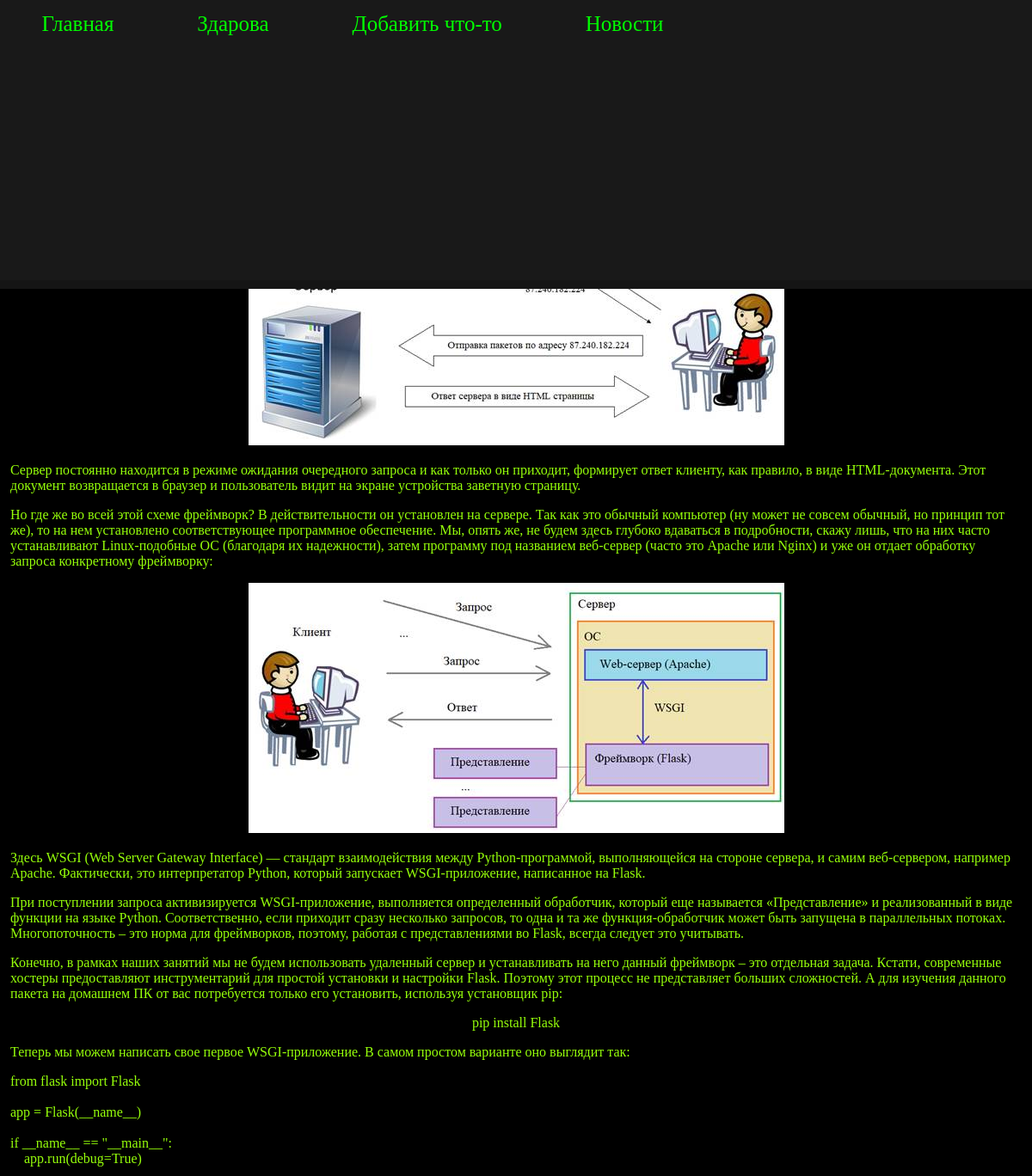
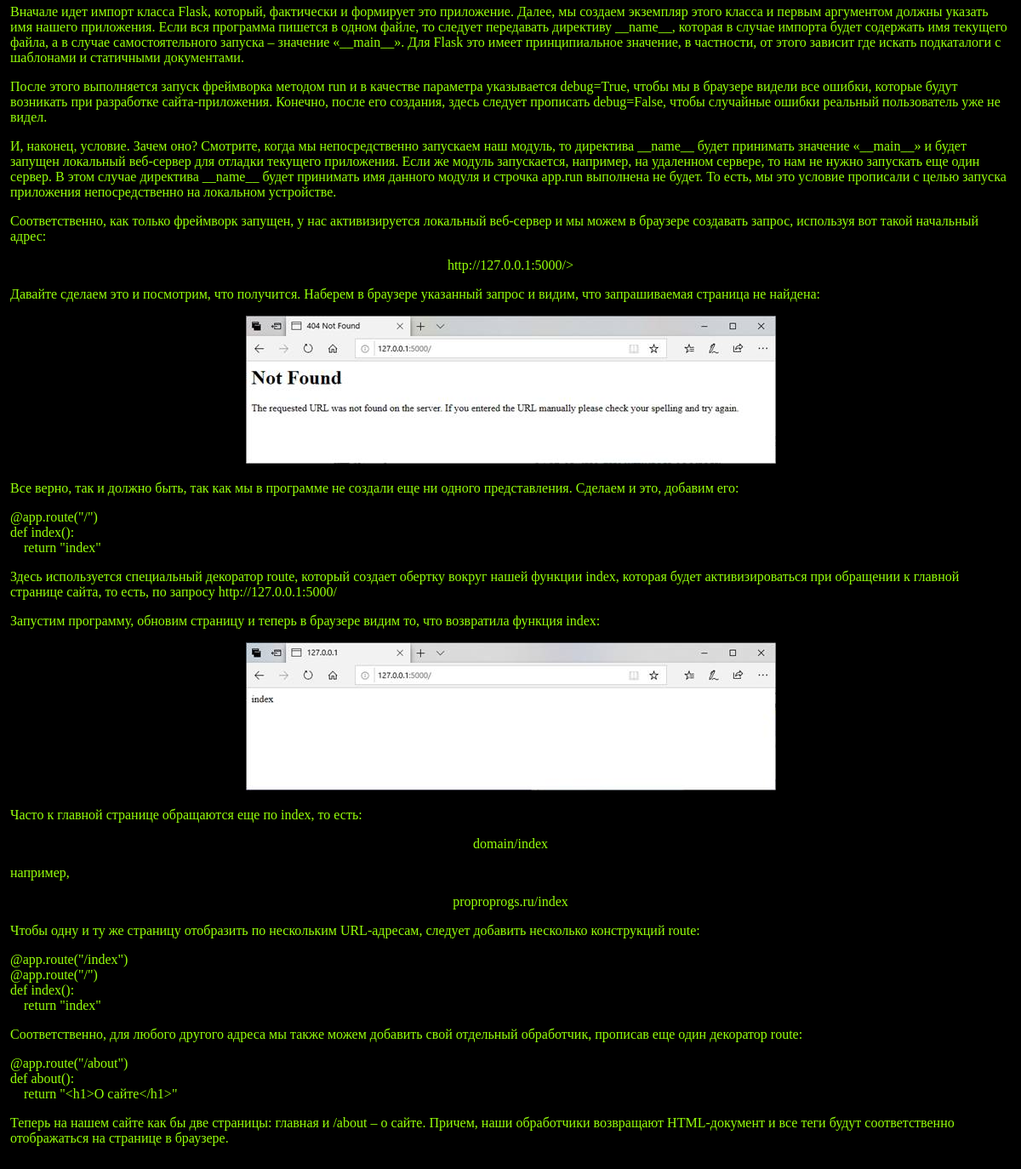
Screenshot of /post/aboutflask with the database file from the repository (2 pictures, top to bottom).
### tables this page shows
CREATE TABLE mainmenu (
id integer primary key autoincrement,
title text not null,
url text not null
);

CREATE TABLE posts (
id integer primary key autoincrement,
title text not null,
text text not null,
url text not null,
username text not null,
time integer not null
);

### app.py (the view)
@app.route("/post/<alias>")
def show_post(alias):
    db = FlaskDatabase(get_db())
    title, post = db.get_post(alias)
    return render_template("post.html", menu=db.mainmenu, post=post)

### app.py (called while the page is built)
def get_db():
    if not hasattr(g, "link_db"):
        g.link_db = connect_db(app)
    return g.link_db

### database.py (called while the page is built)
def connect_db(app):
    conn = sqlite3.connect(app.config["DATABASE"])
    conn.row_factory = sqlite3.Row
    return conn

    def __get__(self, instance, owner):
        return instance.get_table(self.name)

    def get_table(self, table):
        try:
            sql = f"""SELECT * FROM {table}"""
            self.__cur.execute(sql)
            res = self.__cur.fetchall()
        except sqlite3.Error as e:
            print(f"error {e}")
            return False
        return res

    def get_post(self, url):
        try:
            self.__cur.execute(f"SELECT * from posts where url = ?", (url,))
            res = self.__cur.fetchone()
            self.__db.commit()
            text = res['text']
        except sqlite3.Error as e:
            print(f"error {e}")
            return False
        return res["title"], text

### templates/post.html (shortened to what this page needs)
{% extends 'base_adm.html' %}
{% block content %}
  {{ post | safe}}
{% endblock %}

### templates/base_adm.html (shortened to what this page needs)
<!DOCTYPE html>
<html lang="en">
<head>
    <link type="text/css" href="{{ url_for('static', filename='css/text.css') }}" rel="stylesheet"/>
    <link type="text/css" href="{{ url_for('static', filename='css/styles.css') }}" rel="stylesheet"/>
</head>
<body>
  {% block title -%}
  <ul class="main_menu">
      {% for i in menu %}
          <li><a href="{{url_for(i.url)}}">{{i.title -}}</a></li>
      {% endfor %}
  </ul>
  {% endblock -%}
  <div class="content">
    {% block content -%}
    {% endblock -%}
  </div>
</body>
</html>

### static/css/styles.css (style rules this page uses)
body { color: rgb(150, 255, 10); margin: 0%; background-color: black; }
body a { color: rgb(150, 255, 10); }
.main_menu { border-color: white; position: fixed; list-style: none; background: #191919; height: 12%; width: 101%; margin: -10px 0; padding: 0; color: lime; font-size: 25px; overflow: hidden; box-shadow: 0 0 0 10px #151515; }
.main_menu li { float: left; margin: 2% 4%; color: #0c1100; }
.main_menu a { color: lime; text-decoration: none; }
.content { padding: 5.5% 1%; }

### rows the page displays
mainmenu: title "Главная"
mainmenu: title "Здарова"
mainmenu: title "Добавить что-то"
mainmenu: title "Новости"
posts: text (picture), text "Сервер постоянно находится в режиме ожидания очередного запроса и как только он приходит, формирует ответ клиенту, как правило, в виде HTML-документа. Этот документ возвращается в браузер и пользователь видит на экране устройства заветную страницу. Но где же во всей этой схеме фреймворк? В действительности он установлен на сервере. Так как это обычный компьютер (ну может не совсем обычный, но принцип тот же), то на нем установлено соответствующее программное обеспечение. Мы, опять же, не будем здесь глубоко вдаваться в подробности, скажу лишь, что на них часто устанавливают Linux-подобные ОС (благодаря их надежности), затем программу под названием веб-сервер (часто это Apache или Nginx) и…"
